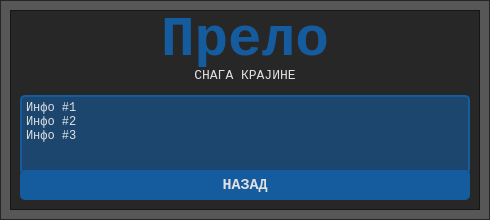
<?xml version="1.0" encoding="UTF-8"?>
<ui version="4.0">
 <class>PopupScreen</class>
 <widget class="QMainWindow" name="PopupScreen">
  <property name="windowModality">
   <enum>Qt::NonModal</enum>
  </property>
  <property name="geometry">
   <rect>
    <x>0</x>
    <y>0</y>
    <width>490</width>
    <height>220</height>
   </rect>
  </property>
  <property name="windowTitle">
   <string>MainWindow</string>
  </property>
  <property name="windowOpacity">
   <double>1.000000000000000</double>
  </property>
  <property name="unifiedTitleAndToolBarOnMac">
   <bool>false</bool>
  </property>
  <widget class="QWidget" name="centralwidget">
   <widget class="QFrame" name="frame_border">
    <property name="geometry">
     <rect>
      <x>0</x>
      <y>0</y>
      <width>490</width>
      <height>220</height>
     </rect>
    </property>
    <property name="styleSheet">
     <string notr="true">QFrame {	
	background-color: rgba(18, 18, 18, 175);
}
QLabel {
	background-color: rgba(0,0,0,0);
}</string>
    </property>
    <property name="frameShape">
     <enum>QFrame::StyledPanel</enum>
    </property>
    <property name="frameShadow">
     <enum>QFrame::Raised</enum>
    </property>
    <widget class="QFrame" name="frame">
     <property name="geometry">
      <rect>
       <x>10</x>
       <y>10</y>
       <width>470</width>
       <height>200</height>
      </rect>
     </property>
     <property name="styleSheet">
      <string notr="true"/>
     </property>
     <property name="frameShape">
      <enum>QFrame::StyledPanel</enum>
     </property>
     <property name="frameShadow">
      <enum>QFrame::Raised</enum>
     </property>
     <widget class="QLabel" name="subtitle">
      <property name="geometry">
       <rect>
        <x>0</x>
        <y>45</y>
        <width>470</width>
        <height>40</height>
       </rect>
      </property>
      <property name="font">
       <font>
        <family>Courier New</family>
        <pointsize>10</pointsize>
        <weight>50</weight>
        <bold>false</bold>
       </font>
      </property>
      <property name="styleSheet">
       <string notr="true">color: rgb(224,224,226);</string>
      </property>
      <property name="text">
       <string>СНАГА КРАЈИНЕ</string>
      </property>
      <property name="alignment">
       <set>Qt::AlignCenter</set>
      </property>
     </widget>
     <widget class="QLabel" name="title">
      <property name="geometry">
       <rect>
        <x>0</x>
        <y>0</y>
        <width>470</width>
        <height>60</height>
       </rect>
      </property>
      <property name="font">
       <font>
        <family>Courier New</family>
        <pointsize>42</pointsize>
        <weight>75</weight>
        <bold>true</bold>
       </font>
      </property>
      <property name="styleSheet">
       <string notr="true">color: rgb(20, 92, 158);</string>
      </property>
      <property name="frameShape">
       <enum>QFrame::NoFrame</enum>
      </property>
      <property name="text">
       <string>Прело</string>
      </property>
      <property name="alignment">
       <set>Qt::AlignCenter</set>
      </property>
     </widget>
     <widget class="QPlainTextEdit" name="info">
      <property name="geometry">
       <rect>
        <x>10</x>
        <y>85</y>
        <width>450</width>
        <height>80</height>
       </rect>
      </property>
      <property name="font">
       <font>
        <family>Courier New</family>
        <pointsize>9</pointsize>
        <weight>50</weight>
        <bold>false</bold>
       </font>
      </property>
      <property name="styleSheet">
       <string notr="true">QPlainTextEdit {
	background-color: rgba(20,92,158,150);
	color: rgb(224,224,226);
	border-radius: 5px;
	border: 2px solid rgb(20,92,158);
}</string>
      </property>
      <property name="verticalScrollBarPolicy">
       <enum>Qt::ScrollBarAlwaysOff</enum>
      </property>
      <property name="horizontalScrollBarPolicy">
       <enum>Qt::ScrollBarAlwaysOff</enum>
      </property>
      <property name="readOnly">
       <bool>true</bool>
      </property>
      <property name="plainText">
       <string>Инфо #1
Инфо #2
Инфо #3</string>
      </property>
     </widget>
     <widget class="QPushButton" name="btn_back">
      <property name="geometry">
       <rect>
        <x>10</x>
        <y>160</y>
        <width>450</width>
        <height>30</height>
       </rect>
      </property>
      <property name="font">
       <font>
        <family>Courier New</family>
        <pointsize>11</pointsize>
        <weight>75</weight>
        <bold>true</bold>
       </font>
      </property>
      <property name="styleSheet">
       <string notr="true">QPushButton#btn_back {
	background-color: rgb(20,92,158);
	color: rgb(224,224,226);
	border-radius: 5px;
}</string>
      </property>
      <property name="text">
       <string>НАЗАД</string>
      </property>
     </widget>
    </widget>
   </widget>
  </widget>
 </widget>
 <resources>
  <include location="../res.qrc"/>
 </resources>
 <connections/>
</ui>
